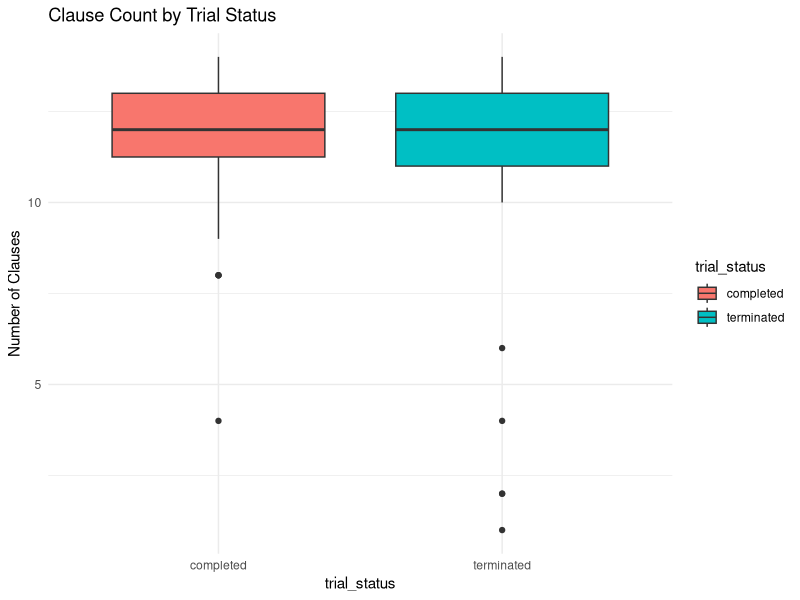
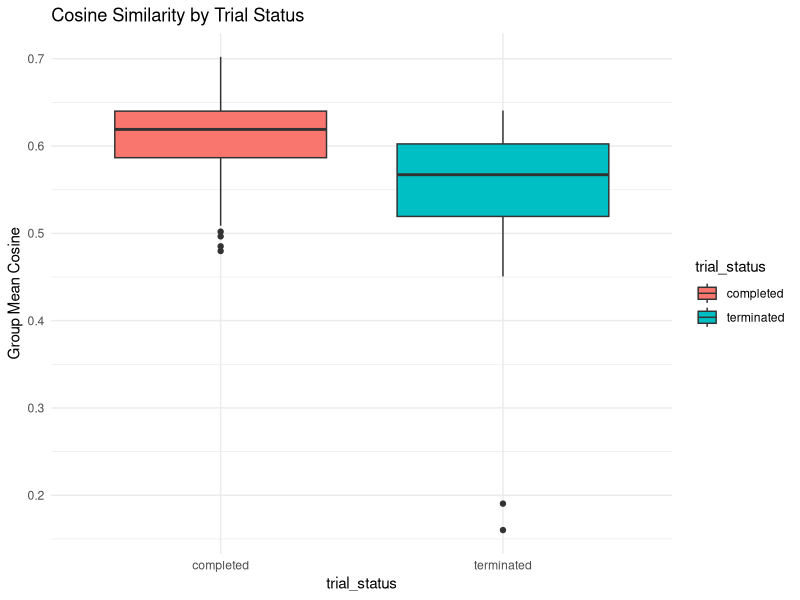
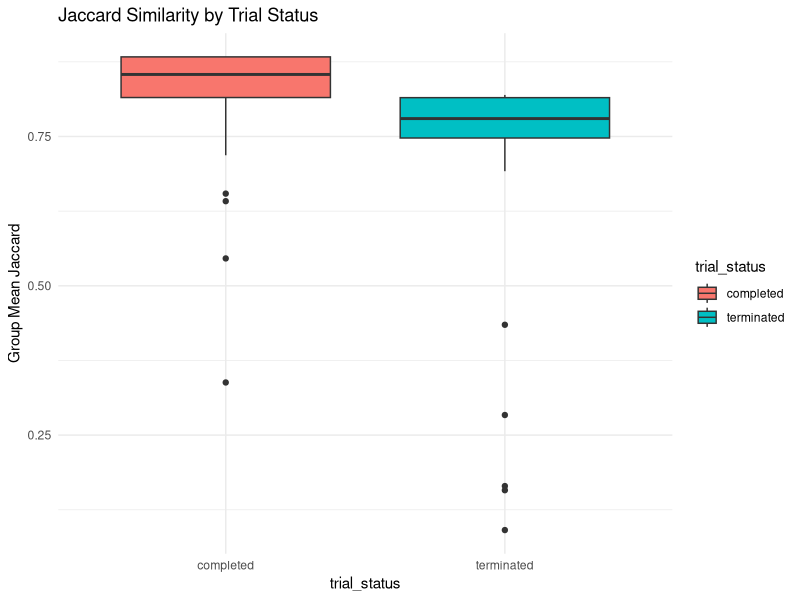
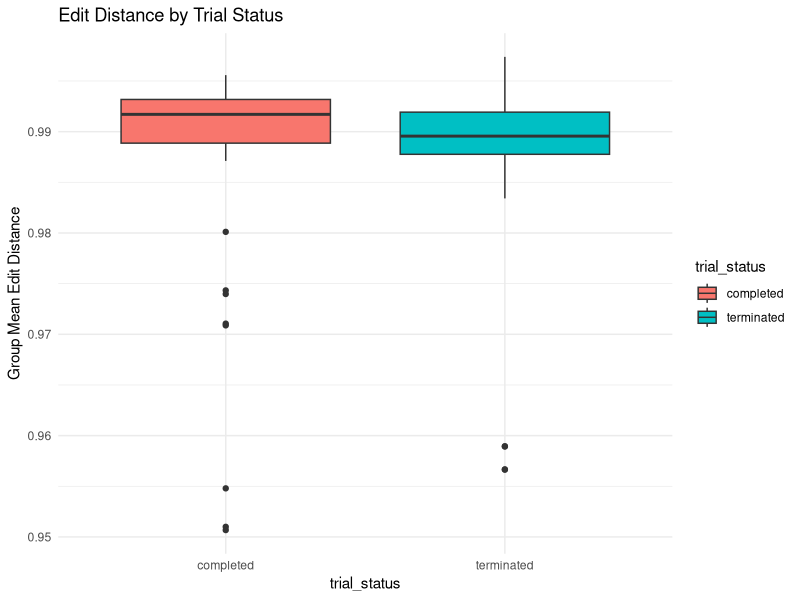

Generate these figures, in order, with R:
# Load necessary libraries
library(tidyverse)
library(ggplot2)

# Load the ICF similarity dataset
icf_data <- read.csv("./Data/reprocessing/icf_similarity_analysis_for_R.csv")

# Preview the data
head(icf_data)

# Summary for numeric variables
summary(icf_data)

# Descriptive stats grouped by trial_status
icf_data %>%
  group_by(trial_status) %>%
  summarise(
    n = n(),
    mean_clause_count = mean(clause_count, na.rm = TRUE),
    sd_clause_count = sd(clause_count, na.rm = TRUE),
    mean_cosine = mean(group_mean_cosine, na.rm = TRUE),
    sd_cosine = sd(group_mean_cosine, na.rm = TRUE),
    mean_jaccard = mean(group_mean_jaccard, na.rm = TRUE),
    sd_jaccard = sd(group_mean_jaccard, na.rm = TRUE),
    mean_edit_distance = mean(group_mean_edit_dist, na.rm = TRUE),
    sd_edit_distance = sd(group_mean_edit_dist, na.rm = TRUE)
  )

# Clause count by trial status
ggplot(icf_data, aes(x = trial_status, y = clause_count, fill = trial_status)) +
  geom_boxplot() +
  labs(title = "Clause Count by Trial Status", y = "Number of Clauses") +
  theme_minimal()

# Cosine similarity by trial status
ggplot(icf_data, aes(x = trial_status, y = group_mean_cosine, fill = trial_status)) +
  geom_boxplot() +
  labs(title = "Cosine Similarity by Trial Status", y = "Group Mean Cosine") +
  theme_minimal()

# Jaccard similarity by trial status
ggplot(icf_data, aes(x = trial_status, y = group_mean_jaccard, fill = trial_status)) +
  geom_boxplot() +
  labs(title = "Jaccard Similarity by Trial Status", y = "Group Mean Jaccard") +
  theme_minimal()

# Edit distance by trial status
ggplot(icf_data, aes(x = trial_status, y = group_mean_edit_dist, fill = trial_status)) +
  geom_boxplot() +
  labs(title = "Edit Distance by Trial Status", y = "Group Mean Edit Distance") +
  theme_minimal()


##############################################################################################################
# Descriptive Statistics:
# Across the metrics evaluated (clause count, cosine similarity, Jaccard similarity, and edit distance), completed trials tended to demonstrate higher internal similarity than terminated trials. 
# Cosine and Jaccard metrics particularly indicated stronger internal consistency among completed trials, supporting hypotheses regarding linguistic and ethical clause coherence. 
# Differences in clause count and edit distance appeared visually minimal, suggesting more subtle structural distinctions.
##############################################################################################################